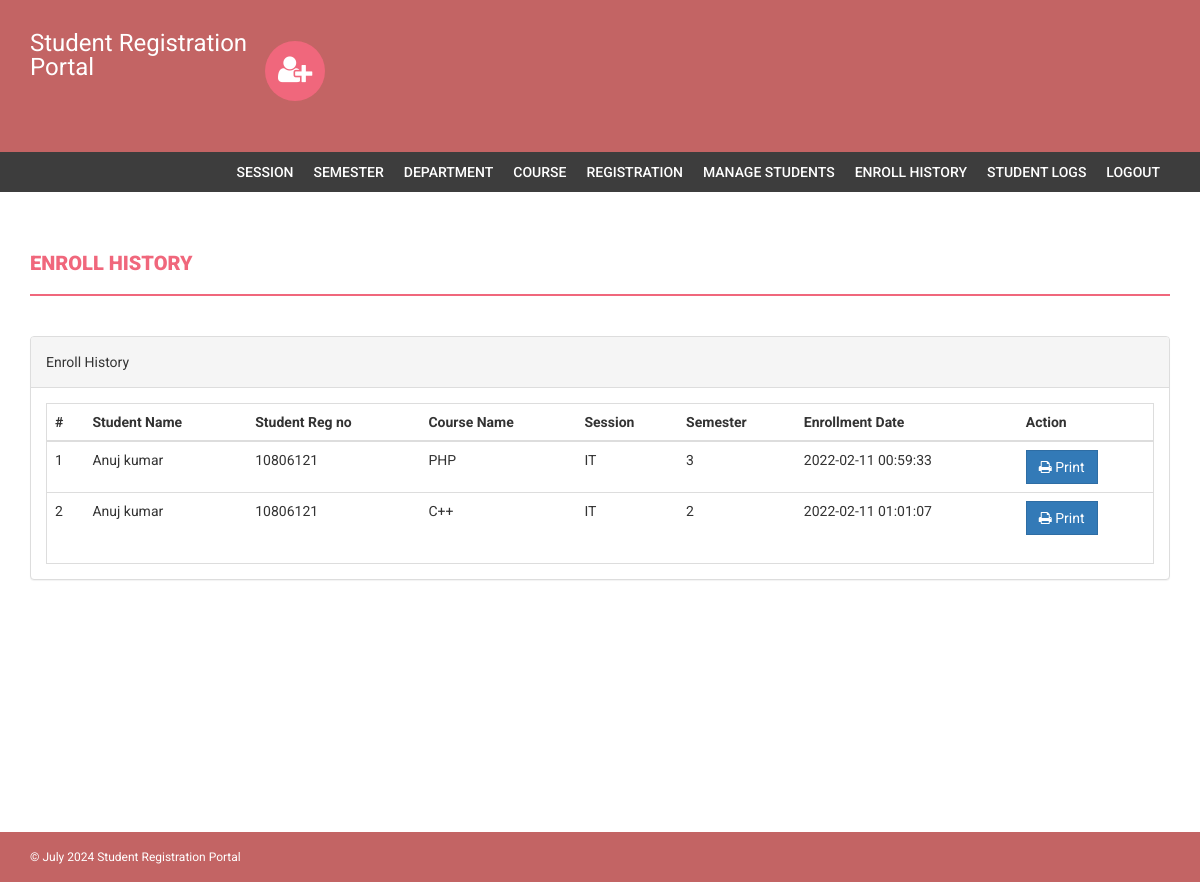
Before: /admin/enroll-history.php (signed in) with the older database file.
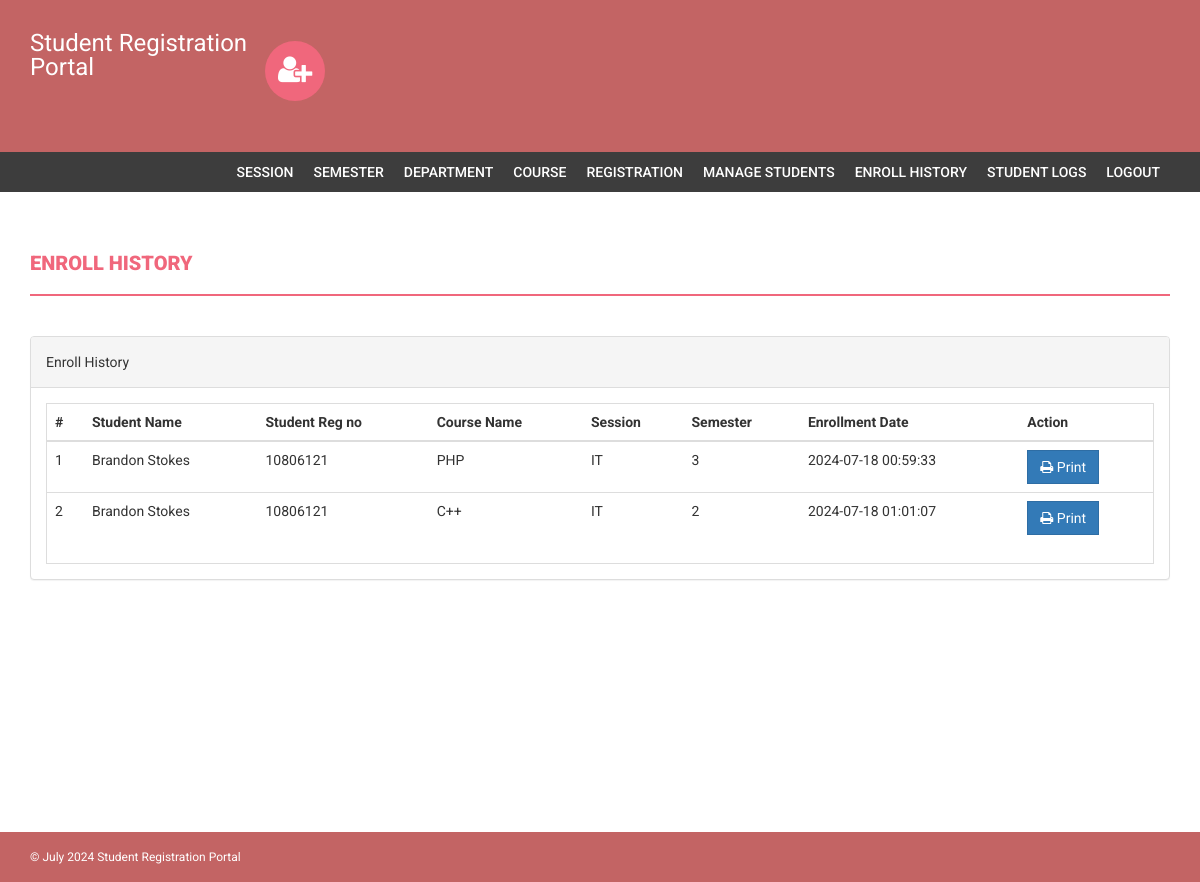
After: the same page with the newer database file.
### tables this page shows
CREATE TABLE `courseenrolls` (
  `id` int(11) NOT NULL,
  `studentRegno` varchar(255) DEFAULT NULL,
  `pincode` varchar(255) DEFAULT NULL,
  `session` int(11) DEFAULT NULL,
  `department` int(11) DEFAULT NULL,
  `level` int(11) DEFAULT NULL,
  `semester` int(11) DEFAULT NULL,
  `course` int(11) DEFAULT NULL,
  `enrollDate` timestamp NULL DEFAULT current_timestamp()
);

CREATE TABLE `students` (
  `StudentRegno` varchar(255) NOT NULL,
  `studentPhoto` varchar(255) DEFAULT NULL,
  `password` varchar(255) DEFAULT NULL,
  `studentName` varchar(255) DEFAULT NULL,
  `pincode` varchar(255) DEFAULT NULL,
  `session` varchar(255) DEFAULT NULL,
  `department` varchar(255) DEFAULT NULL,
  `semester` varchar(255) DEFAULT NULL,
  `cgpa` decimal(10,2) DEFAULT NULL,
  `creationdate` timestamp NULL DEFAULT current_timestamp(),
  `updationDate` varchar(255) DEFAULT NULL
);

CREATE TABLE `course` (
  `id` int(11) NOT NULL,
  `courseCode` varchar(255) DEFAULT NULL,
  `courseName` varchar(255) DEFAULT NULL,
  `courseUnit` varchar(255) DEFAULT NULL,
  `noofSeats` int(11) DEFAULT NULL,
  `creationDate` timestamp NULL DEFAULT current_timestamp(),
  `updationDate` varchar(255) DEFAULT NULL
);

CREATE TABLE `department` (
  `id` int(11) NOT NULL,
  `department` varchar(255) DEFAULT NULL,
  `creationDate` timestamp NULL DEFAULT current_timestamp()
);

CREATE TABLE `semester` (
  `id` int(11) NOT NULL,
  `semester` varchar(255) DEFAULT NULL,
  `creationDate` timestamp NULL DEFAULT current_timestamp(),
  `updationDate` varchar(255) DEFAULT NULL
);

### admin/enroll-history.php (the view, shortened to what this page needs)
<?php
if(strlen($_SESSION['alogin'])==0)
    {
header('location:index.php');
}
else{
?>
<!DOCTYPE html>
<html xmlns="http://www.w3.org/1999/xhtml">
<head>
    <link href="assets/css/bootstrap.css" rel="stylesheet" />
    <link href="assets/css/font-awesome.css" rel="stylesheet" />
    <link href="assets/css/style.css" rel="stylesheet" />
</head>
<body>
<?php include('includes/header.php');?>
<?php if($_SESSION['alogin']!="")
{
 include('includes/menubar.php');
}
 ?>
    <div class="content-wrapper">
        <div class="container">
              <div class="row">
                    <div class="col-md-12">
                        <h1 class="page-head-line">Enroll History  </h1>
                    </div>
                </div>
                <div class="row" >
                <div class="col-md-12">
                    <div class="panel panel-default">
                        <div class="panel-heading">
                           Enroll History
                        </div>
                        <div class="panel-body">
                            <div class="table-responsive table-bordered">
                                <table class="table">
                                    <thead>
                                        <tr>
                                            <th>#</th>
                                                 <th>Student Name </th>
                                                    <th>Student Reg no </th>
                                            <th>Course Name </th>
                                            <th>Session </th>
                                                <th>Semester</th>
                                             <th>Enrollment Date</th>
                                             <th>Action</th>
                                        </tr>
                                    </thead>
                                    <tbody>
<?php
$sql=mysqli_query($con,"select courseenrolls.course as cid, course.courseName as courname,session.session as session,department.department as dept,courseenrolls.enrollDate as edate ,semester.semester as sem,students.studentName as sname,students.StudentRegno as sregno from courseenrolls join course on course.id=courseenrolls.course join session on session.id=courseenrolls.session join department on department.id=courseenrolls.department   join semester on semester.id=courseenrolls.semester join students on students.StudentRegno=courseenrolls.studentRegno ");
$cnt=1;
while($row=mysqli_fetch_array($sql))
{
?>
                                        <tr>
                                            <td><?php echo $cnt;?></td>
                                              <td><?php echo htmlentities($row['sname']);?></td>
                                            <td><?php echo htmlentities($row['sregno']);?></td>
                                            <td><?php echo htmlentities($row['courname']);?></td>
                                            <td><?php echo htmlentities($row['dept']);?></td>
                                            <td><?php echo htmlentities($row['sem']);?></td>
                                             <td><?php echo htmlentities($row['edate']);?></td>
                                            <td>
                                            <a href="print.php?id=<?php echo $row['cid']?>" target="_blank">
<button class="btn btn-primary"><i class="fa fa-print "></i> Print</button> </a>
                                            </td>
                                        </tr>
<?php
$cnt++;
} ?>
                                    </tbody>
                                </table>
                            </div>
                        </div>
                    </div>
                </div>
            </div>
        </div>
    </div>
  <?php include('includes/footer.php');?>
</body>
</html>
<?php } ?>

### admin/includes/header.php (shortened to what this page needs)
<div class="navbar navbar-inverse set-radius-zero">
    <div class="container">
        <div class="navbar-header">
             <a class="navbar-brand" href="#" style="color:#fff; font-size:24px;4px; line-height:24px; ">
               Student Registration Portal
            </a>
        </div>
        <div class="left-div">
            <i class="fa fa-user-plus login-icon" ></i>
    </div>
        </div>
    </div>

### admin/includes/menubar.php
<section class="menu-section">
        <div class="container">
            <div class="row">
                <div class="col-md-12">
                    <div class="navbar-collapse collapse ">
                        <ul id="menu-top" class="nav navbar-nav navbar-right">
                            <li><a href="session.php">Session</a></li>
                            <li><a href="semester.php">Semester </a></li>
                            <li><a   href="department.php">Department</a></li>
                             <li><a href="course.php">Course</a></li>
                              <li><a href="student-registration.php">Registration</a></li>
                               <li><a href="manage-students.php">Manage Students</a></li>
                               <li><a href="enroll-history.php">Enroll History</a></li>
                               <li><a href="user-log.php">Student Logs </a></li>
                            <li><a href="logout.php">Logout</a></li>
                        </ul>
                    </div>
                </div>
            </div>
        </div>
    </section>

### admin/includes/footer.php
<footer>
    <div class="container">
        <div class="row">
            <div class="col-md-12">
                &copy; July 2024 Student Registration Portal
            </div>
        </div>
    </div>
</footer>

### admin/assets/css/style.css (style rules this page uses)
body { font-family: 'Roboto', sans-serif; line-height: 30px; }
.set-radius-zero { border-radius: 0px; -moz-border-radius: 0px; -webkit-border-radius: 0px; }
.content-wrapper { margin-top: 40px; min-height: 600px; padding-bottom: 60px; }
.page-head-line { font-weight: 900; padding-bottom: 20px; border-bottom: 2px solid #F0677C; text-transform: uppercase; color: #F0677C; font-size: 20px; margin-bottom: 40px; }
.btn { border-radius: 0px; -webkit-border-radius: 0px; -moz-border-radius: 0px; }
.login-icon { height: 60px; width: 60px; padding: 13px; border-radius: 50%; font-size: 30px; margin-bottom: 20px; color: #fff; text-align: center; cursor:pointer; background-color:#F0677C; -webkit-border-radius:50%; -moz-border-radius:50%; }
.left-div { padding-left: 30px; margin-top: 40px; margin-bottom: 30px; }
.navbar-brand { width: 250px; padding-top: 30px; }
.menu-section { background-color: #3D3D3D; }
#menu-top a { color: #FFF; text-decoration: none; font-weight: 500; padding: 10px 10px 10px 10px; text-transform: uppercase; }
.navbar-inverse { background-color: #C36464; border-color: transparent; }
.navbar { margin-bottom: 0px; }
footer { padding: 10px; color: #fff; font-size: 12px; background-color: #C36464; }

Changed rows visible on the page:
changed courseenrolls "PHP": students.studentName "Anuj kumar" → "Brandon Stokes"; enrollDate "2022-02-11 00:59:33" → "2024-07-18 00:59:33"
changed courseenrolls (number 2 of 2 on the later page): students.studentName "Anuj kumar" → "Brandon Stokes"; enrollDate "2022-02-11 01:01:07" → "2024-07-18 01:01:07"
